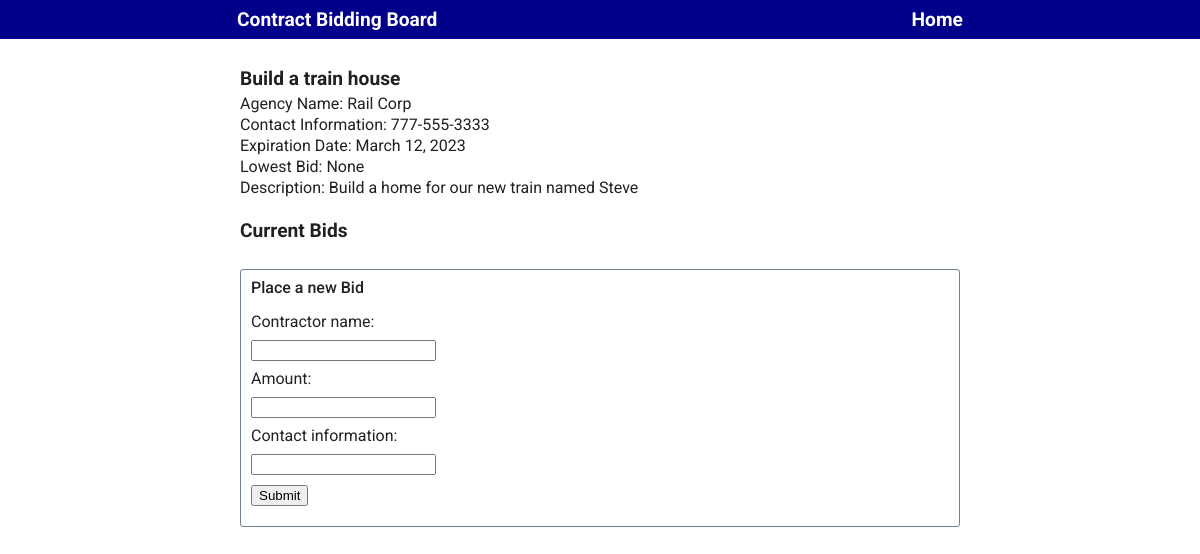
Before: /contract/2 with the older database file.
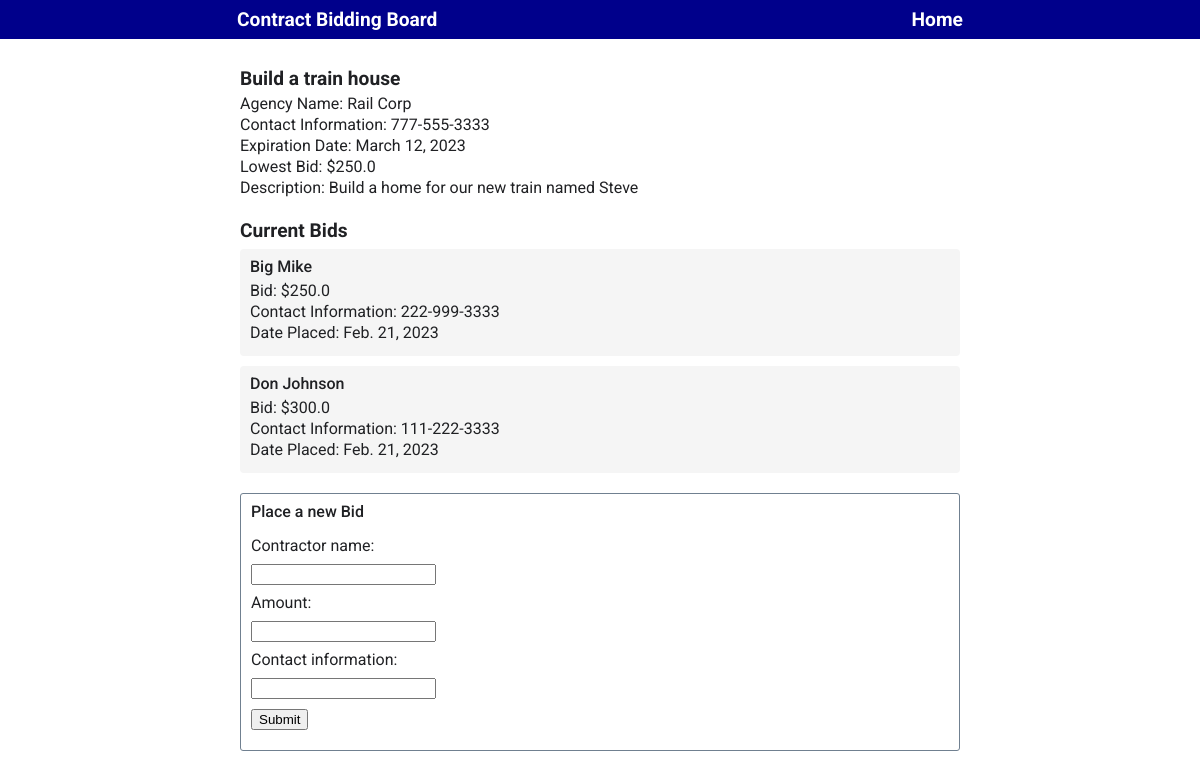
After: the same page with the newer database file.
### board/models.py (models this page shows, shortened)
class Contract(models.Model):
    contract_title = models.CharField(max_length=200)  # length
    agency_name = models.CharField(max_length=200)  # length
    contact_information = models.CharField(max_length=500)  # length
    bidding_end_date = models.DateField()
    job_description = models.TextField()
    @property
    def lowest_bid(self):
        bids = Bid.objects.filter(contract__pk=self.pk)
        lowest_bid = float('inf')
        for bid in bids:
            lowest_bid = min(bid.amount, lowest_bid)
        return lowest_bid if lowest_bid < float('inf') else 0

class Bid(models.Model):
    contractor_name = models.CharField(max_length=200)  # length
    amount = models.FloatField()  # decimal places
    contact_information = models.CharField(max_length=500)  # length
    date_placed = models.DateField(auto_now_add=True)
    contract = models.ForeignKey(Contract, on_delete=models.CASCADE)

### board/views.py (the view)
# urls.py: path('contract/<int:contract_id>', board_views.contract),
@require_http_methods(["GET", "POST"])
def contract(request, contract_id):
    contract = Contract.objects.get(id=contract_id)
    if request.method == 'POST':
        form = BidForm(for_contract=contract, data=request.POST)
        form.save()
        return redirect(request.path)
    form = BidForm(for_contract=contract)
    bids = Bid.objects.filter(contract__pk=contract.pk)[::-1]
    return render(request, 'contract.html', {'contract': contract, 'bids': bids, 'form': form})

### board/forms.py
class BidForm(ModelForm):
    def __init__(self, for_contract, *args, **kwargs):
        super().__init__(*args, **kwargs)
        self.instance.contract = for_contract
    class Meta:
        model = Bid
        fields = ['contractor_name', 'amount', 'contact_information']

### board/templates/contract.html (shortened to what this page needs)
{% extends 'base.html' %}
{% block content %}
    <section id="contract">
        <h2>{{ contract.contract_title }}</h1>
        <div class="listing-items">
            <div>
                <span>Agency Name:</span>
                <span class="contract-agency-name">{{ contract.agency_name }}</span>
            </div>
            <div>
                <span>Contact Information:</span>
                <span class="contract-contact-information">{{ contract.contact_information }}</span>
            </div>
            <div>
                <span>Expiration Date:</span>
                <span class="contract-bidding-end-date">{{ contract.bidding_end_date }}</span></div>
            <div>
                <span>Lowest Bid:</span>
                <span class="contract-lowest-bid">{% if contract.lowest_bid == 0 %} None {% else %} ${{ contract.lowest_bid }} {% endif %}</span></div>
            <div>
                <span>Description:</span>
                <span class="contract-job-description">{{ contract.job_description }}</span>
            </div>
        </div>
    </section>
    <section class="bid-list">
        <h2>Current Bids</h2>
        {% for bid in bids %}
            <div class="bid-listing">
                <h3>{{ bid.contractor_name }}</h3>
                <div class="listing-items">
                    <div>
                        <span>Bid:</span>
                        <span class="bid-amount">${{ bid.amount }}</span>
                    </div>
                    <div>
                        <span>Contact Information:</span>
                        <span class="bid-contact-information">{{ bid.contact_information }}</span>
                    </div>
                    <div>
                        <span>Date Placed:</span>
                        <span class="bid-date-placed">{{ bid.date_placed }}</span>
                    </div>
                </div>
            </div>
        {% endfor %}
    </section>
    <section>
        <form action="{{ contract.pk }}" method="post">
        <h3>Place a new Bid</h3>
            {{ form }}
            <input type="submit" value="Submit" id="submit" />
        </form>
    </section>
{% endblock %}

Changed rows visible on the page:
changed through a linked row, Contract "Build a train house": lowest_bid (not shown) → "250.0"
now on this page (row edited): Bid: contractor_name "Big Mike", amount "250.0", contact_information "222-999-3333", date_placed "Feb. 21, 2023"
now on this page (row edited): Bid: contractor_name "Don Johnson", amount "300.0", contact_information "111-222-3333", date_placed "Feb. 21, 2023"
Other visible differences:
text no longer shown: "None"
